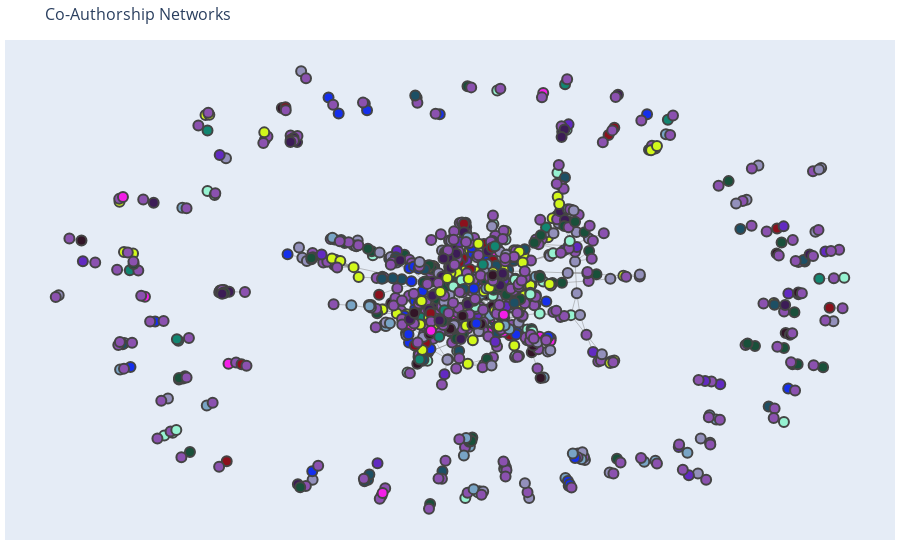

This figure's notebook cell:
### Code cell
edge_x = []
edge_y = []
G = nx.from_pandas_edgelist(filtered_authors, source='author1', target='author2')
node_colors = filtered_authors.merge(arxiv_data[['id', 'Topic']], left_on='paper_id', right_on='id').groupby('author1')['Topic'].agg(pd.Series.mode).apply(lambda x: x[0] if isinstance(x, np.ndarray) else x)
color_map_plotly = []
for node in G_auth: 
    try:
        color_map_plotly.append(colors_plotly[node_colors.loc[node]])
    except:
        color_map_plotly.append(colors_plotly[13])

G_spring = nx.spring_layout(G_auth)
for edge in G.edges():
    x0, y0 = G_spring[edge[0]]
    x1, y1 = G_spring[edge[1]]
    edge_x.append(x0)
    edge_x.append(x1)
    edge_x.append(None)
    edge_y.append(y0)
    edge_y.append(y1)
    edge_y.append(None)

edge_trace = go.Scatter(
    x=edge_x, y=edge_y,
    line=dict(width=0.5, color='#888'),
    hoverinfo='none',
    mode='lines')

node_x = []
node_y = []
for node in G.nodes():
    x, y = G_spring[node]
    node_x.append(x)
    node_y.append(y)

node_trace = go.Scatter(
    x=node_x, y=node_y,
    mode='markers',
    hoverinfo='text',
    marker=dict(
        showscale=False,
        size=10,
        line_width=2)
)


node_adjacencies = []
node_text = []
for node, adjacencies in enumerate(G.adjacency()):
    node_adjacencies.append(len(adjacencies[1]))
    try:
        author = list(G.nodes())[node]
        node_text.append(f'Author: {author}, Topic: {topic_per_author.loc[author].values[0]}, # of connections: '+str(len(adjacencies[1])))
    except KeyError:
        author = list(G.nodes())[node]
        node_text.append(f'Author: {author}, # of connections: '+str(len(adjacencies[1])))
        
        

node_trace.marker.color = color_map_plotly
node_trace.text = node_text

fig = go.Figure(data=[edge_trace, node_trace],
             layout=go.Layout(
                title='Co-Authorship Networks',
                titlefont_size=16,
                showlegend=False,
                hovermode='closest',
                margin=dict(b=20,l=5,r=5,t=40),
                annotations=[ dict(
                    text='',
                    showarrow=False,
                    xref="paper", yref="paper",
                    x=0.005, y=-0.002 ) ],
                xaxis=dict(showgrid=False, zeroline=False, showticklabels=False),
                yaxis=dict(showgrid=False, zeroline=False, showticklabels=False))
                )
fig.show()

### Figure 1 — Plotly figure (JSON) as saved in the notebook; plotly's stock layout.template omitted (floating-point values rounded to 4 significant figures; data arrays with more than 128 entries replaced by an {"elided": "..."} marker saying what was removed)
{"data": [{"hoverinfo": "none", "line": {"color": "#888", "width": 0.5}, "mode": "lines", "type": "scatter", "x": {"elided": "7368 float values"}, "y": {"elided": "7368 float values"}}, {"hoverinfo": "text", "marker": {"color": {"elided": "1044 str values"}, "line": {"width": 2}, "showscale": false, "size": 10}, "mode": "markers", "text": {"elided": "1044 str values"}, "type": "scatter", "x": {"elided": "1044 float values"}, "y": {"elided": "1044 float values"}}], "layout": {"annotations": [{"showarrow": false, "text": "", "x": 0.005, "xref": "paper", "y": -0.002, "yref": "paper"}], "hovermode": "closest", "margin": {"b": 20, "l": 5, "r": 5, "t": 40}, "showlegend": false, "title": {"font": {"size": 16}, "text": "Co-Authorship Networks"}, "xaxis": {"showgrid": false, "showticklabels": false, "zeroline": false}, "yaxis": {"showgrid": false, "showticklabels": false, "zeroline": false}}}
